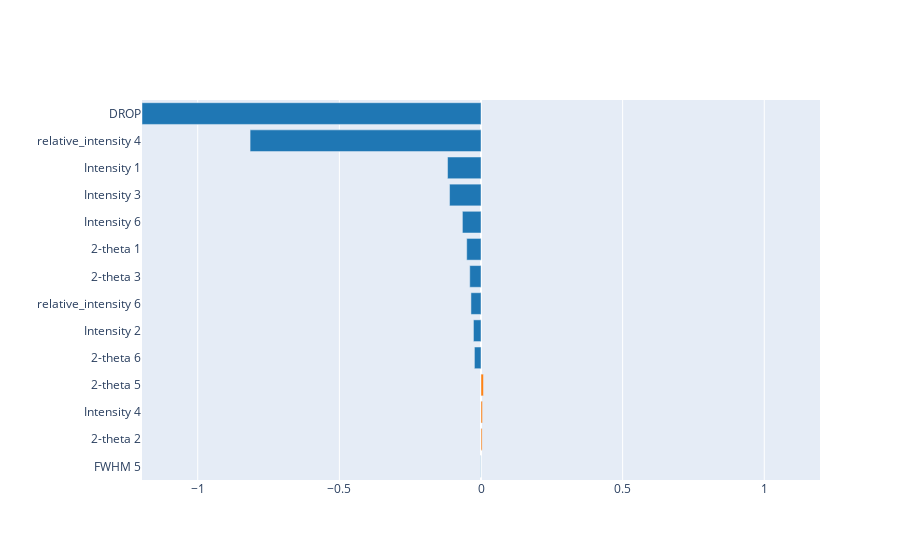

The cell this chart's notebook holds for it:
### Code cell
#all rows(sample)
interpret_model(gbr, plot='pfi')

### Figure 1 — Plotly figure (JSON) as saved in the notebook; plotly's stock layout.template omitted (floating-point values rounded to 4 significant figures)
{"data": [{"marker": {"color": ["#1f77b4", "#ff7f0e", "#ff7f0e", "#ff7f0e", "#1f77b4", "#1f77b4", "#1f77b4", "#1f77b4", "#1f77b4", "#1f77b4", "#1f77b4", "#1f77b4", "#1f77b4", "#1f77b4"]}, "orientation": "h", "type": "bar", "x": [-0.0009057, 0.003884, 0.005123, 0.008615, -0.02325, -0.02668, -0.03551, -0.03976, -0.05044, -0.06565, -0.1111, -0.1181, -0.8151, -1.197], "y": ["FWHM 5", "2-theta 2", "Intensity 4", "2-theta 5", "2-theta 6", "Intensity 2", "relative_intensity 6", "2-theta 3", "2-theta 1", "Intensity 6", "Intensity 3", "Intensity 1", "relative_intensity 4", "DROP"]}], "layout": {"title": {"text": ""}, "xaxis": {"range": [-1.197, 1.197], "title": {"text": ""}}, "yaxis": {"automargin": true, "dtick": 1, "title": {"text": ""}}}}
